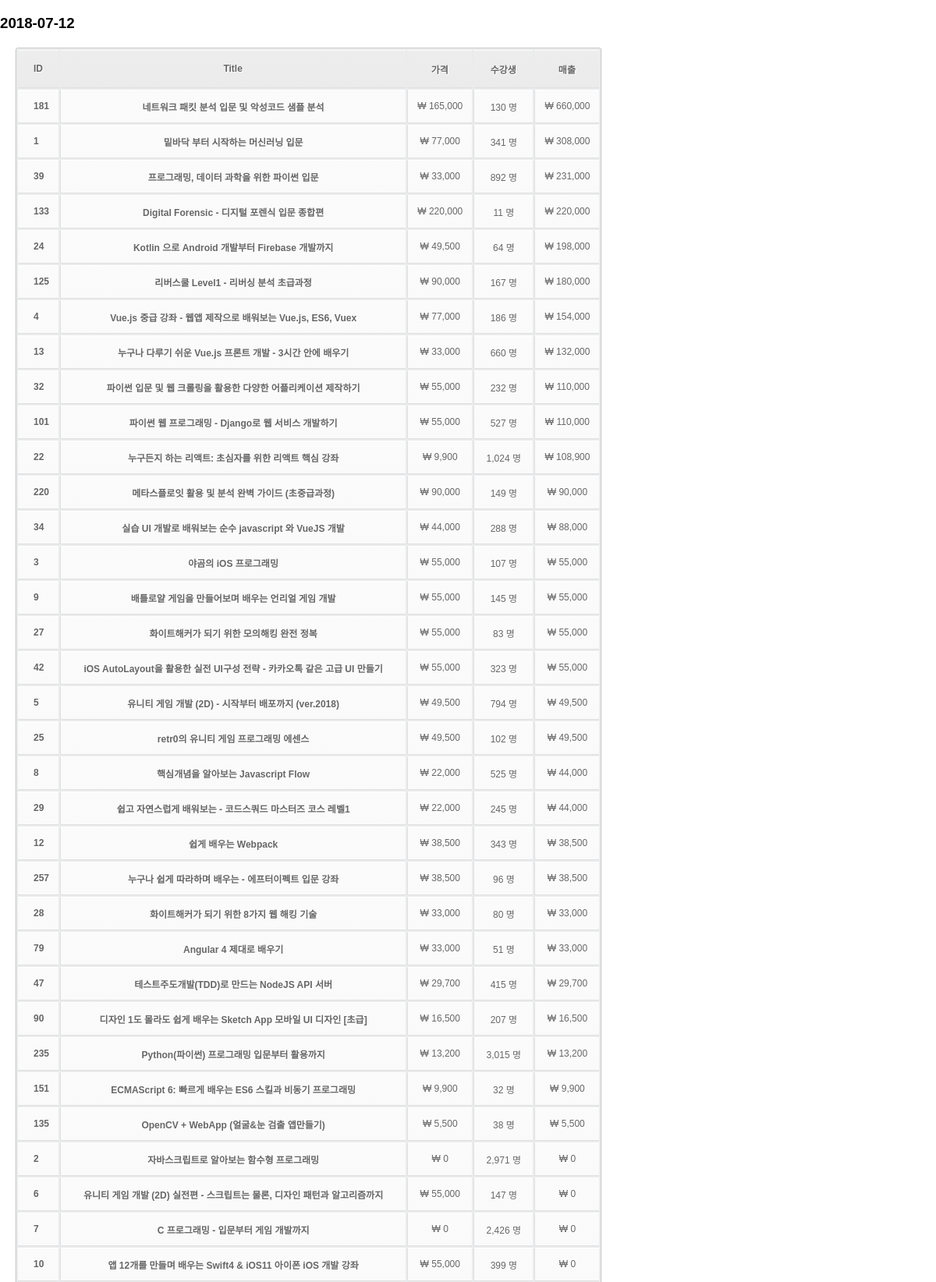
Screenshot of /daily/2018-07-12 (upper part) with the database file from the repository.
### tables this page shows
CREATE TABLE COURSES (
	ID INTEGER PRIMARY KEY,
	URL STRING UNIQUE,
	TITLE STRING,
	RELEASE_DATE STRING
);

### app.py (the view)
@app.route('/daily/<date>')
def daily_index(date):
	sql = "SELECT COURSES.ID, COURSES.URL, COURSES.TITLE, A.PRICE, A.STUDENT_COUNT, SUM((A.STUDENT_COUNT - B.STUDENT_COUNT) * A.PRICE) AS REVENUE, A.UPDATE_DATE \
		   FROM COURSES, SALES A, SALES B \
		   WHERE COURSES.ID = A.ID AND A.ID = B.ID AND A.UPDATE_DATE = DATE(B.UPDATE_DATE, '+1 day') AND A.UPDATE_DATE = (?) \
		   GROUP BY A.ID, A.UPDATE_DATE \
		   ORDER BY REVENUE DESC"
	cur = g.db.execute(sql, [date])
	courses = [dict(ID=row[0], URL=row[1], TITLE=row[2], PRICE=format(int(row[3]), ','), STUDENT_COUNT=format(int(row[4]), ','), REVENUE=format(int(row[5]), ','), UPDATE_DATE=row[6]) for row in cur.fetchall()]
	return render_template('daily.html', DATE=date, COURSES=courses)

### app.py (called while the page is built)
def connect_db():
	return sqlite3.connect(app.config['DATABASE'])

@app.before_request
def before_request():
	g.db = connect_db()

@app.teardown_request
def teardown_request(exception):
	g.db.close()

### templates/daily.html (shortened to what this page needs)
<!DOCTYPE html>
<html>
<link rel="stylesheet" href={{ url_for('static', filename='css/table_style.css') }}>
	<head>
	</head>
	<body>
		<div class="box">
			<div class="box-header">
				<h3 class="box-title">  {{ DATE }}</h3>
			</div>
			<div class="box-body">
				<table id="date-table" class="table table-bordered">
					<thead>
						<tr>
							<th>ID</th>
							<th>Title</th>
							<th>가격</th>
							<th>수강생</th>
							<th>매출</th>
						</tr>
					</thead>
					<tbody>
						{% for COURSE in COURSES %}
						<tr>
							<td> <a href="../course/{{ COURSE.ID }}"> {{ COURSE.ID }} </a></td>
							<td> <a href={{ COURSE.URL }} target="_blank"> {{ COURSE.TITLE }} </a></td>
							<td> ₩ {{ COURSE.PRICE }} </td>
							<td> {{ COURSE.STUDENT_COUNT }} 명</td>
							<td> ₩ {{ COURSE.REVENUE }} </td>
						</tr>
						{% endfor %}
					</tbody>
				</table>
			</div>
		</div>
	</body>
</html>

### static/css/table_style.css (style rules this page uses)
body { font-family:Arial, Helvetica, sans-serif; margin:0 auto; }
a:link { color: #666; font-weight: bold; text-decoration:none; }
table a:link { color: #666; font-weight: bold; text-decoration:none; }
table { font-family:Arial, Helvetica, sans-serif; color:#666; font-size:12px; text-shadow: 1px 1px 0px #fff; background:#eaebec; margin:20px; border:#ccc 1px solid; -moz-border-radius:3px; -webkit-border-radius:3px; border-radius:3px; -moz-box-shadow: 0 1px 2px #d1d1d1; -webkit-box-shadow: 0 1px 2px #d1d1d1; box-shadow: 0 1px 2px #d1d1d1; }
table th { padding:15px; border-top:1px solid #fafafa; border-bottom:1px solid #e0e0e0; background: #ededed; background: -webkit-gradient(linear, left top, left bottom, from(#ededed), to(#ebebeb)); background: -moz-linear-gradient(top, #ededed, #ebebeb); }
table th:first-child { text-align: left; padding-left:20px; }
table tr:first-child th:first-child { -moz-border-radius-topleft:3px; -webkit-border-top-left-radius:3px; border-top-left-radius:3px; }
table tr:first-child th:last-child { -moz-border-radius-topright:3px; -webkit-border-top-right-radius:3px; border-top-right-radius:3px; }
table tr { text-align: center; padding-left:20px; }
table tr td:first-child { text-align: left; padding-left:20px; border-left: 0; }
table tr td { padding:12px; border-top: 1px solid #ffffff; border-bottom:1px solid #e0e0e0; border-left: 1px solid #e0e0e0; background: #fafafa; background: -webkit-gradient(linear, left top, left bottom, from(#fbfbfb), to(#fafafa)); background: -moz-linear-gradient(top, #fbfbfb, #fafafa); }

### rows the page displays
COURSES: ID "181", TITLE "네트워크 패킷 분석 입문 및 악성코드 샘플 분석", PRICE "165,000", STUDENT_COUNT "130", REVENUE "660,000"
COURSES: ID "1", TITLE "밑바닥 부터 시작하는 머신러닝 입문", PRICE "77,000", STUDENT_COUNT "341", REVENUE "308,000"
COURSES: ID "39", TITLE "프로그래밍, 데이터 과학을 위한 파이썬 입문", PRICE "33,000", STUDENT_COUNT "892", REVENUE "231,000"
COURSES: ID "133", TITLE "Digital Forensic - 디지털 포렌식 입문 종합편", PRICE "220,000", STUDENT_COUNT "11", REVENUE "220,000"
COURSES: ID "24", TITLE "Kotlin 으로 Android 개발부터 Firebase 개발까지", PRICE "49,500", STUDENT_COUNT "64", REVENUE "198,000"
COURSES: ID "125", TITLE "리버스쿨 Level1 - 리버싱 분석 초급과정", PRICE "90,000", STUDENT_COUNT "167", REVENUE "180,000"
COURSES: ID "4", TITLE "Vue.js 중급 강좌 - 웹앱 제작으로 배워보는 Vue.js, ES6, Vuex", PRICE "77,000", STUDENT_COUNT "186", REVENUE "154,000"
COURSES: ID "13", TITLE "누구나 다루기 쉬운 Vue.js 프론트 개발 - 3시간 안에 배우기", PRICE "33,000", STUDENT_COUNT "660", REVENUE "132,000"
COURSES: ID "32", TITLE "파이썬 입문 및 웹 크롤링을 활용한 다양한 어플리케이션 제작하기", PRICE "55,000", STUDENT_COUNT "232", REVENUE "110,000"
COURSES: ID "101", TITLE "파이썬 웹 프로그래밍 - Django로 웹 서비스 개발하기", PRICE "55,000", STUDENT_COUNT "527", REVENUE "110,000"
COURSES: ID "22", TITLE "누구든지 하는 리액트: 초심자를 위한 리액트 핵심 강좌", PRICE "9,900", STUDENT_COUNT "1,024", REVENUE "108,900"
COURSES: ID "220", TITLE "메타스플로잇 활용 및 분석 완벽 가이드 (초중급과정)", PRICE "90,000", STUDENT_COUNT "149", REVENUE "90,000"
COURSES: ID "34", TITLE "실습 UI 개발로 배워보는 순수 javascript 와 VueJS 개발", PRICE "44,000", STUDENT_COUNT "288", REVENUE "88,000"
COURSES: ID "3", TITLE "야곰의 iOS 프로그래밍", PRICE "55,000", STUDENT_COUNT "107", REVENUE "55,000"
COURSES: ID "9", TITLE "배틀로얄 게임을 만들어보며 배우는 언리얼 게임 개발", PRICE "55,000", STUDENT_COUNT "145", REVENUE "55,000"
COURSES: ID "27", TITLE "화이트해커가 되기 위한 모의해킹 완전 정복", PRICE "55,000", STUDENT_COUNT "83", REVENUE "55,000"
COURSES: ID "42", TITLE "iOS AutoLayout을 활용한 실전 UI구성 전략 - 카카오톡 같은 고급 UI 만들기", PRICE "55,000", STUDENT_COUNT "323", REVENUE "55,000"
COURSES: ID "5", TITLE "유니티 게임 개발 (2D) - 시작부터 배포까지 (ver.2018)", PRICE "49,500", STUDENT_COUNT "794", REVENUE "49,500"
COURSES: ID "25", TITLE "retr0의 유니티 게임 프로그래밍 에센스", PRICE "49,500", STUDENT_COUNT "102", REVENUE "49,500"
COURSES: ID "8", TITLE "핵심개념을 알아보는 Javascript Flow", PRICE "22,000", STUDENT_COUNT "525", REVENUE "44,000"
COURSES: ID "29", TITLE "쉽고 자연스럽게 배워보는 - 코드스쿼드 마스터즈 코스 레벨1", PRICE "22,000", STUDENT_COUNT "245", REVENUE "44,000"
COURSES: ID "12", TITLE "쉽게 배우는 Webpack", PRICE "38,500", STUDENT_COUNT "343", REVENUE "38,500"
COURSES: ID "257", TITLE "누구나 쉽게 따라하며 배우는 - 에프터이펙트 입문 강좌", PRICE "38,500", STUDENT_COUNT "96", REVENUE "38,500"
COURSES: ID "28", TITLE "화이트해커가 되기 위한 8가지 웹 해킹 기술", PRICE "33,000", STUDENT_COUNT "80", REVENUE "33,000"
COURSES: ID "79", TITLE "Angular 4 제대로 배우기", PRICE "33,000", STUDENT_COUNT "51", REVENUE "33,000"
COURSES: ID "47", TITLE "테스트주도개발(TDD)로 만드는 NodeJS API 서버", PRICE "29,700", STUDENT_COUNT "415", REVENUE "29,700"
COURSES: ID "90", TITLE "디자인 1도 몰라도 쉽게 배우는 Sketch App 모바일 UI 디자인 [초급]", PRICE "16,500", STUDENT_COUNT "207", REVENUE "16,500"
COURSES: ID "235", TITLE "Python(파이썬) 프로그래밍 입문부터 활용까지", PRICE "13,200", STUDENT_COUNT "3,015", REVENUE "13,200"
COURSES: ID "151", TITLE "ECMAScript 6: 빠르게 배우는 ES6 스킬과 비동기 프로그래밍", PRICE "9,900", STUDENT_COUNT "32", REVENUE "9,900"
COURSES: ID "135", TITLE "OpenCV + WebApp (얼굴&눈 검출 앱만들기)", PRICE "5,500", STUDENT_COUNT "38", REVENUE "5,500"
COURSES: ID "2", TITLE "자바스크립트로 알아보는 함수형 프로그래밍", PRICE "0", STUDENT_COUNT "2,971", REVENUE "0"
COURSES: ID "6", TITLE "유니티 게임 개발 (2D) 실전편 - 스크립트는 물론, 디자인 패턴과 알고리즘까지", PRICE "55,000", STUDENT_COUNT "147", REVENUE "0"
COURSES: ID "7", TITLE "C 프로그래밍 - 입문부터 게임 개발까지", PRICE "0", STUDENT_COUNT "2,426", REVENUE "0"
COURSES: ID "10", TITLE "앱 12개를 만들며 배우는 Swift4 & iOS11 아이폰 iOS 개발 강좌", PRICE "55,000", STUDENT_COUNT "399", REVENUE "0"

### other values shown
{{ DATE }} "2018-07-12"
